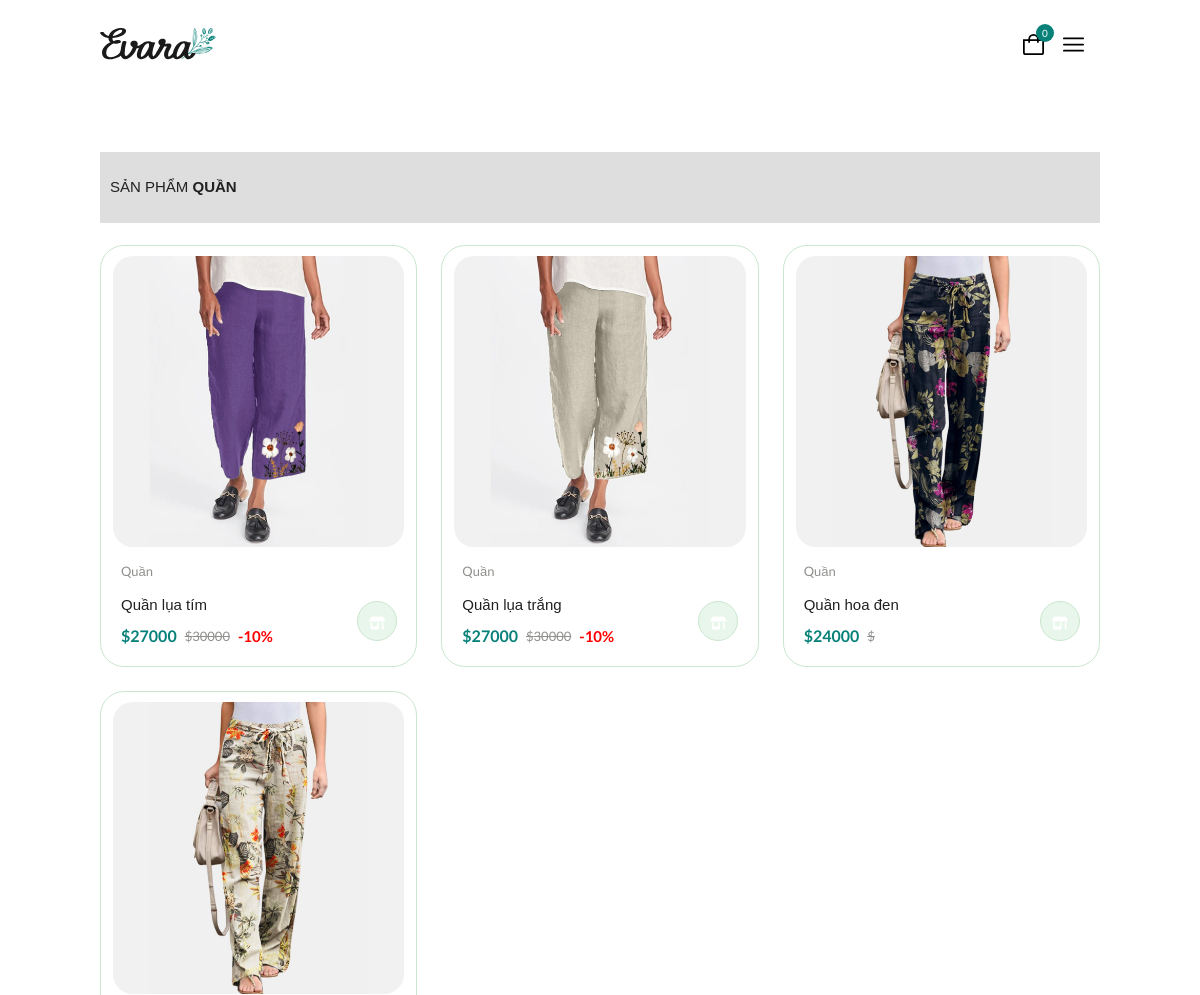
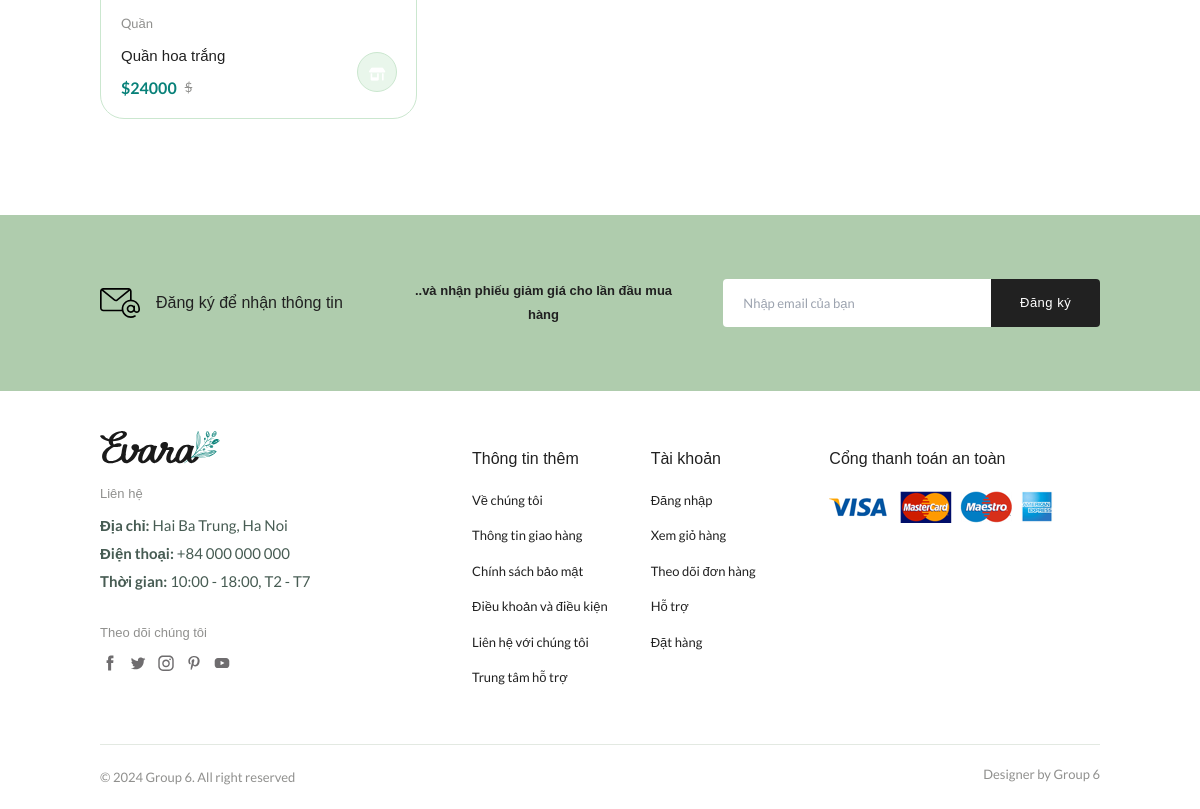
Screenshot of /index.php?act=shop&iddm=2 with the database file from the repository (2 pictures, top to bottom).
### tables this page shows
CREATE TABLE `danhmuc` (
  `id_danh_muc` int(10) NOT NULL,
  `ten_danh_muc` varchar(255) NOT NULL,
  `kich_hoat` bit(5) NOT NULL DEFAULT b'1'
);

CREATE TABLE `sanpham` (
  `id_san_pham` int(10) NOT NULL,
  `id_danhmuc` int(10) NOT NULL,
  `ten_san_pham` varchar(255) NOT NULL,
  `hinh_anh` varchar(255) NOT NULL,
  `mo_ta` text NOT NULL,
  `luot_xem` int(10) NOT NULL DEFAULT 0,
  `kich_hoat` bit(1) NOT NULL DEFAULT b'1'
);

CREATE TABLE `bienthe` (
  `id_bien_the` int(10) NOT NULL,
  `id_sanpham` int(10) NOT NULL,
  `id_kichco` int(10) NOT NULL,
  `id_mausac` int(10) NOT NULL,
  `gia` float NOT NULL,
  `so_luong` int(11) NOT NULL,
  `giam_gia` int(5) NOT NULL
);

### models/pdo.php (called while the page is built, shortened)
<?php
function pdo_get_connection(){
    $dburl = "mysql:host=localhost;dbname=db_duan1;charset=utf8";
    $username = 'root';
    $password = '';
    $conn = new PDO($dburl, $username, $password);
    $conn->setAttribute(PDO::ATTR_ERRMODE, PDO::ERRMODE_EXCEPTION);
    return $conn;
}
function pdo_query($sql){
    $sql_args = array_slice(func_get_args(), 1);
    try{
        $conn = pdo_get_connection();
        $stmt = $conn->prepare($sql);
        $stmt->execute($sql_args);
        $rows = $stmt->fetchAll();
        return $rows;
    }
    catch(PDOException $e){
        throw $e;
    }
    finally{
        unset($conn);
    }
}
function pdo_query_one($sql){
    $sql_args = array_slice(func_get_args(), 1);
    try{
        $conn = pdo_get_connection();
        $stmt = $conn->prepare($sql);
        $stmt->execute($sql_args);
        $row = $stmt->fetch(PDO::FETCH_ASSOC);
        return $row;
    }
    catch(PDOException $e){
        throw $e;
    }
    finally{
        unset($conn);
    }
}

### models/SanPham.php (called while the page is built, shortened)
<?php
    function loadAllPro(){
        $sql= "SELECT id_san_pham,id_danhmuc,danhmuc.ten_danh_muc,ten_san_pham,hinh_anh,mo_ta,luot_xem,sanpham.kich_hoat FROM sanpham
        JOIN danhmuc ON sanpham.id_danhmuc=danhmuc.id_danh_muc WHERE sanpham.kich_hoat=1";
        $list=pdo_query($sql);
        return $list;
    }
    function loadAllPro3($keyword="",$iddm=0){
        $sql = "SELECT id_san_pham,id_danhmuc,danhmuc.ten_danh_muc,ten_san_pham,hinh_anh,mo_ta,luot_xem,sanpham.kich_hoat FROM sanpham
        JOIN danhmuc ON sanpham.id_danhmuc=danhmuc.id_danh_muc WHERE sanpham.kich_hoat=1";
        if($iddm > 0){
            $sql .= " AND id_danhmuc = '".$iddm."' ";
        }
        $list = pdo_query($sql);
        return $list;
    }
    function load_ten_dm($iddm){
        if($iddm>0){
            $sql = "select * from danhmuc where id_danh_muc=".$iddm;
            $dm = pdo_query_one($sql);
            extract($dm);
            return $ten_danh_muc;
        }else{
            return "";
        }
    }
    function loadPriceVariant($idPro) {
        $sql = "SELECT id_bien_the,gia, giam_gia FROM bienthe WHERE id_sanpham=$idPro ORDER BY gia DESC";
        $variant = pdo_query_one($sql);
        return $variant;
    }
?>

### views/sanpham.php (the view)
<section class="products section container">
<main class="main">
    <section class="breadcrumb">
        <h3 style="padding-left:10px">SẢN PHẨM <strong style="text-transform: uppercase"><?= $tendm; ?></strong></h3>
    </section><br>
    <div class=" tab__items">
        <div class="tab__item active-tab">
            <div class="products__container grid">
                <?php
                extract($hot);
                $hot_ids = hot();
                foreach ($products as $pro) {
                    extract($pro);
                    $linkPro = "index.php?act=details&idpro=" . $id_san_pham;
                    $variant_price = loadPriceVariant($id_san_pham);
                    $id_bien_the= $variant_price['id_bien_the'];
                    $gia = $variant_price['gia'];
                    $giam_gia = $variant_price['giam_gia'];
                    $hott = "";
                    $check = false;
                    if (in_array($id_san_pham, $hot_ids)) {
                    $hott = "Hot";
                    $check = true;
                    }else{
                    $hott ="";
                    }
                    echo '<div class="product__item">
                    <div class="product__banner">
                        <a href="' . $linkPro . '" class="product__imgaes">
                        <img src="./uploads/' . $hinh_anh . '" alt="" class="product__img defaule">
                        </a>
                  <div class="product__badge light-pink' . ($check == true ? '' : 'light-red hidden') . '">' . ($check == true ? $hott : '') . '</div>
                    </div>
                    <div class="product_content">
                        <span class="product__category">'.$ten_danh_muc.'</span>
                        <a href="' . $linkPro . '">
                        <h3 class="product__title">' . $ten_san_pham . '</h3>
                        </a>
                        <div class="product__price flex">
                        <span class="new__price">$' . ($giam_gia == 0 ? $gia : $gia * ((100 - $giam_gia) / 100)) . '</span>
                        <span class="old__price">$' . (empty ($giam_gia) ? "" : $gia) . '</span>
                        <span class="discount">' . (empty($giam_gia) ? '' : "-".$giam_gia."%") . '</span>
                    </div>
                        <a href="index.php?act=addToCart&idbt='.$id_bien_the.'" class="action__btn cart__btn" aria-lable="Thêm vào giỏ hàng">
                        <i class="fa-solid fa-shop"></i>
                        </a>
                    </div>
                    </div>';
                }
                ?>
            </div>
        </div>
    </div>
</main>
</section>

### assets/css/styles.css (style rules this page uses)
:root { --header-height: 4rem; --first-color: hsl(176, 88%, 27%); --first-color-alt: hsl(129, 44%, 94%); --second-color: hsl(34, 94%, 87%); --title-color: hsl(0, 0%, 13%); --text-color: hsl(154, 13%, 32%); --text-color-light: hsl(60, 1%, 56%); --body-color: hsl(0, 0%, 100%); --container-color: hsl(0, 0, 93%); --border-color: hsl(129, 36%, 85%); --border-color-alt: hsl(113, 15%, 90%); --body-font: "Lato", sans-serif; --second-font: "League Spartan", sans-serif; --big-font-size: 3.5rem; --h1-font-size: 2.75rem; --h2-font-size: 2rem; --h3-font-size: 1.75rem; --h4-font-size: 1.375rem; --large-font-size: 1.125rem; --normal-font-size: 1rem; --small-font-size: 0.875rem; --smaller-font-size: 0.75rem; --tiny-font-size: 0.6875rem; --weight-400: 400; --weight-500: 500; --weight-600: 600; --weight-700: 700; --transition: cubic-bezier(0, 0, 0.05, 1); }
@media screen and (max-width: 1200px) { :root { --big-font-size: 2.25rem; --h1-font-size: 2rem; --h2-font-size: 1.375rem; --h3-font-size: 1.25rem; --h4-font-size: 1.125rem; --large-font-size: 1rem; --normal-font-size: 0.9375rem; --small-font-size: 0.8125rem; --smaller-font-size: 0.6875rem; --tiny-font-size: 0.625rem; } }
* { margin: 0; padding: 0; box-sizing: border-box; }
html { scroll-behavior: smooth; }
input, textarea, body { color: var(--text-color); font-family: var(--body-font); font-size: var(--normal-font-size); font-weight: var(--weight-400); }
body { background-color: var(--body-color); }
h1, h2, h3, h4 { font-family: var(--second-font); color: var(--title-color); font-weight: var(--weight-600); }
a { text-decoration: none; color: black; }
img { max-width: 100%; }
.container { max-width: 1320px; margin: auto; padding-inline: 0.75rem; }
.grid { display: grid; gap: 1.5rem; }
.section { padding-block: 4rem; }
.new__price { color: var(--first-color); font-weight: var(--weight-600); }
.old__price { color: var(--text-color-light); font-size: var(--small-font-size); text-decoration: line-through; }
.flex { display: flex; align-items: center; column-gap: 0.5rem; }
.products__container { grid-template-columns: repeat(4, 1fr); }
.product__item { border: 1px solid var(--border-color); border-radius: 1.5rem; transition: all 0.2s var(--transition); }
.product__banner { padding: 0.625rem 0.75rem 0.75rem; }
.product__banner, .product__imgaes { position: relative; }
.product__imgaes { display: block; overflow: hidden; }
.product__imgaes img { border-radius: 1.25rem; }
.product__img { vertical-align: middle; transition: all 1.5s var(--transition); }
.action__btn { width: 40px; height: 40px; line-height: 42px; text-align: center; border-radius: 50%; background-color: var(--first-color-alt); border: 1px solid var(--border-color); color: var(--text-color); font-size: var(--small-font-size); position: relative; }
.action__btn::before, .action__btn::after { position: absolute; left: 50%; transform: translateX(-50%); transition: all 0.3s cubic-bezier(0.71, 1.7, 0.77, 1.24); }
.action__btn::before { content: ""; top: -10px; border: 0.5rem solid transparent; border-top-color: var(--first-color); }
.action__btn::after { content: attr(aria-lable); bottom: calc(100% + 20%); background-color: var(--first-color); color: var(--body-color); font-size: var(--tiny-font-size); white-space: nowrap; padding-inline: 0.625rem; border-radius: 0.25rem; line-height: 2.58rem; }
.discount { color: red; font-weight: bold; }
.product_content { padding: 0 1.25rem 1.125rem; position: relative; }
.product__category { color: var(--text-color-light); font-size: var(--small-font-size); }
.product__title { font-size: var(--normal-font-size); margin-block: 0.75rem 0.5rem; }
.product__price .new__price { font-size: var(--large-font-size); }
.cart__btn { position: absolute; bottom: 1.6rem; right: 1.2rem; }
.active-tab a { color: var(--body-color) !important; }
.product__img.hover, .producut__actions, .action__btn::after, .action__btn::before { opacity: 0; }
.breadcrumb { background-color: rgb(223, 222, 222); padding-block: 1.5rem; }
@media screen and (max-width: 1400px) { .container { max-width: 1140px; } }
@media screen and (max-width: 1400px) { .products__container, .showcase__container { grid-template-columns: repeat(3, 1fr); } }
@media screen and (max-width: 1200px) { .container { max-width: 960px; } }

### rows the page displays
danhmuc: ten_danh_muc "QUẦN"
sanpham: hinh_anh (picture), id_danhmuc.ten_danh_muc "Quần", ten_san_pham "Quần lụa tím", bienthe.gia+giam_gia "27000", bienthe.gia "30000", bienthe.giam_gia "10"
sanpham: hinh_anh (picture), id_danhmuc.ten_danh_muc "Quần", ten_san_pham "Quần lụa trắng", bienthe.gia+giam_gia "27000", bienthe.gia "30000", bienthe.giam_gia "10"
sanpham: hinh_anh (picture), id_danhmuc.ten_danh_muc "Quần", ten_san_pham "Quần hoa đen", bienthe.gia "24000"
sanpham: hinh_anh (picture), id_danhmuc.ten_danh_muc "Quần", ten_san_pham "Quần hoa trắng", bienthe.gia "24000"

### other values shown
$countProducts "0"
